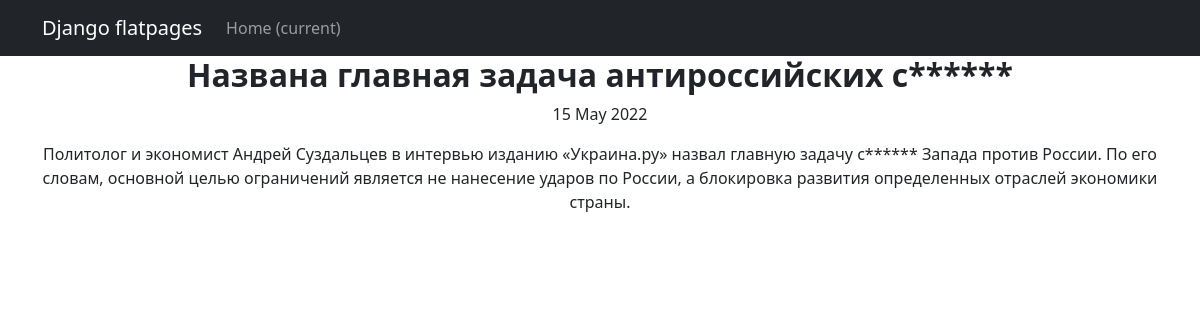
Screenshot of /news/1 with the database file from the repository.
### newsapp/models.py (models this page shows, shortened)
class Post(models.Model):
    author = models.ForeignKey(Author, on_delete=models.CASCADE)
    NEWS = 'NW'
    ARTICLE = 'AR'
    CATEGORY_CHOICES = (
        (NEWS, 'Новость'),
        (ARTICLE, 'Статья'),
    )
    categoryType = models.CharField(max_length=2, choices=CATEGORY_CHOICES, default=ARTICLE)
    dateCreation = models.DateTimeField(auto_now_add=True)
    postCategory = models.ManyToManyField(Category, through='PostCategory')
    title = models.CharField(max_length=128)
    text = models.TextField()
    rating = models.SmallIntegerField(default=0)

### newsapp/views.py (the view)
# urls.py: path('<int:pk>', PostDetail.as_view())
class PostDetail(DetailView):
    model = Post
    template_name = 'post.html'
    context_object_name = 'post'

### newsapp/templatetags/custom_filters.py (called while the page is built)
@register.filter()
def censor(value):
    text = str.split(value)
    for cw in text:
        if cw.lower() in censor_words:
            value = value.replace(cw, cw[0] + '*' * (len(cw) - 1))
    return value

### templates/post.html
{% extends 'flatpages/default.html' %}
{% load custom_filters %}
{% block content %}
<h2><strong>{{ post.title|censor }}</strong></h2>
<p>{{ post.dateCreation|date:'d M Y' }}</p>
<p>{{ post.text|censor }}</p>
{% endblock content %}

### rows the page displays
Post: title|censor "Названа главная задача антироссийских с******", dateCreation "15 May 2022", text|censor "Политолог и экономист Андрей Суздальцев в интервью изданию «Украина.ру» назвал главную задачу с****** Запада против России. По его словам, основной целью ограничений является не нанесение ударов по России, а блокировка развития определенных отраслей экономики страны."
